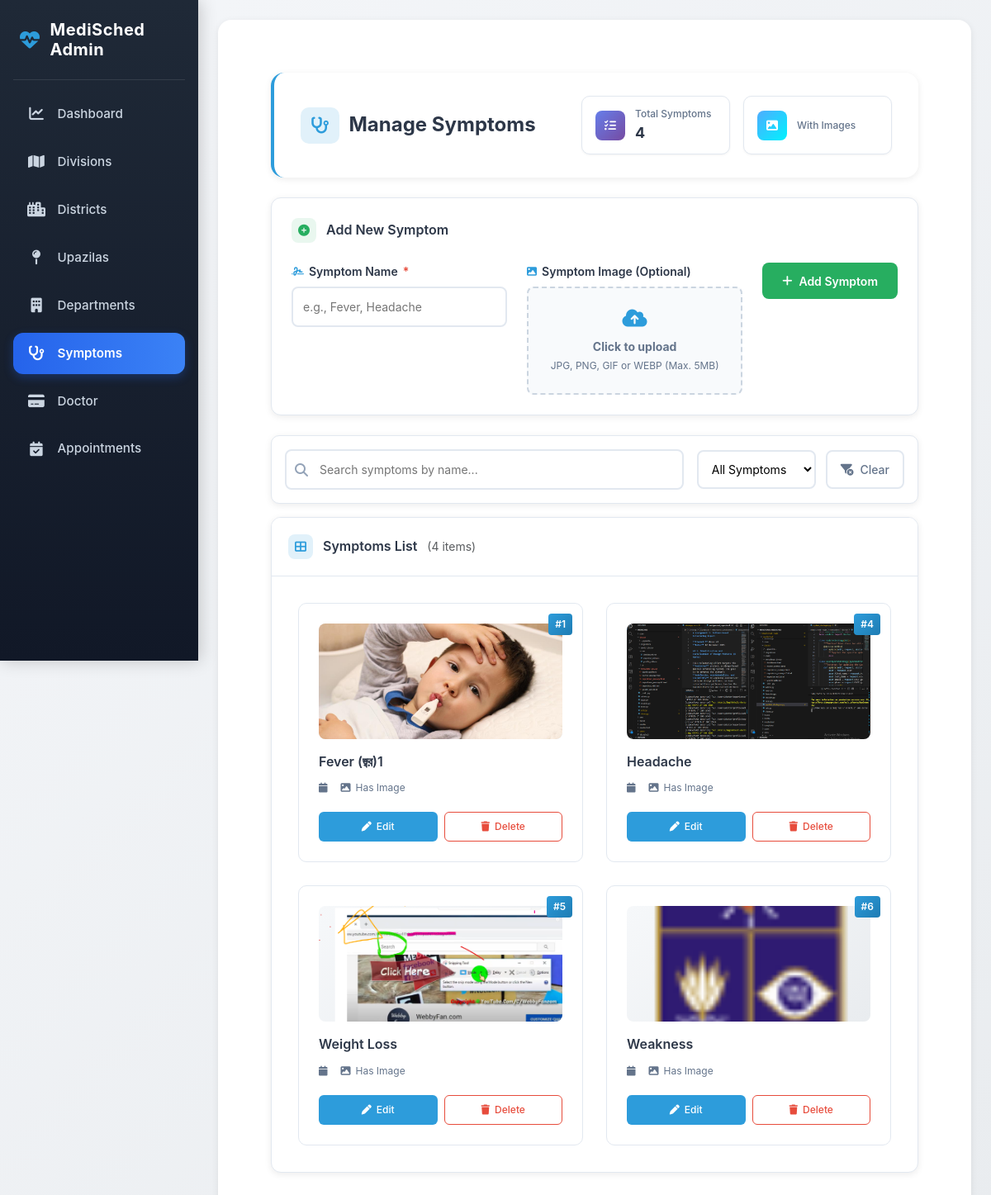
Before: /adminapp/symptoms/ with the older database file.
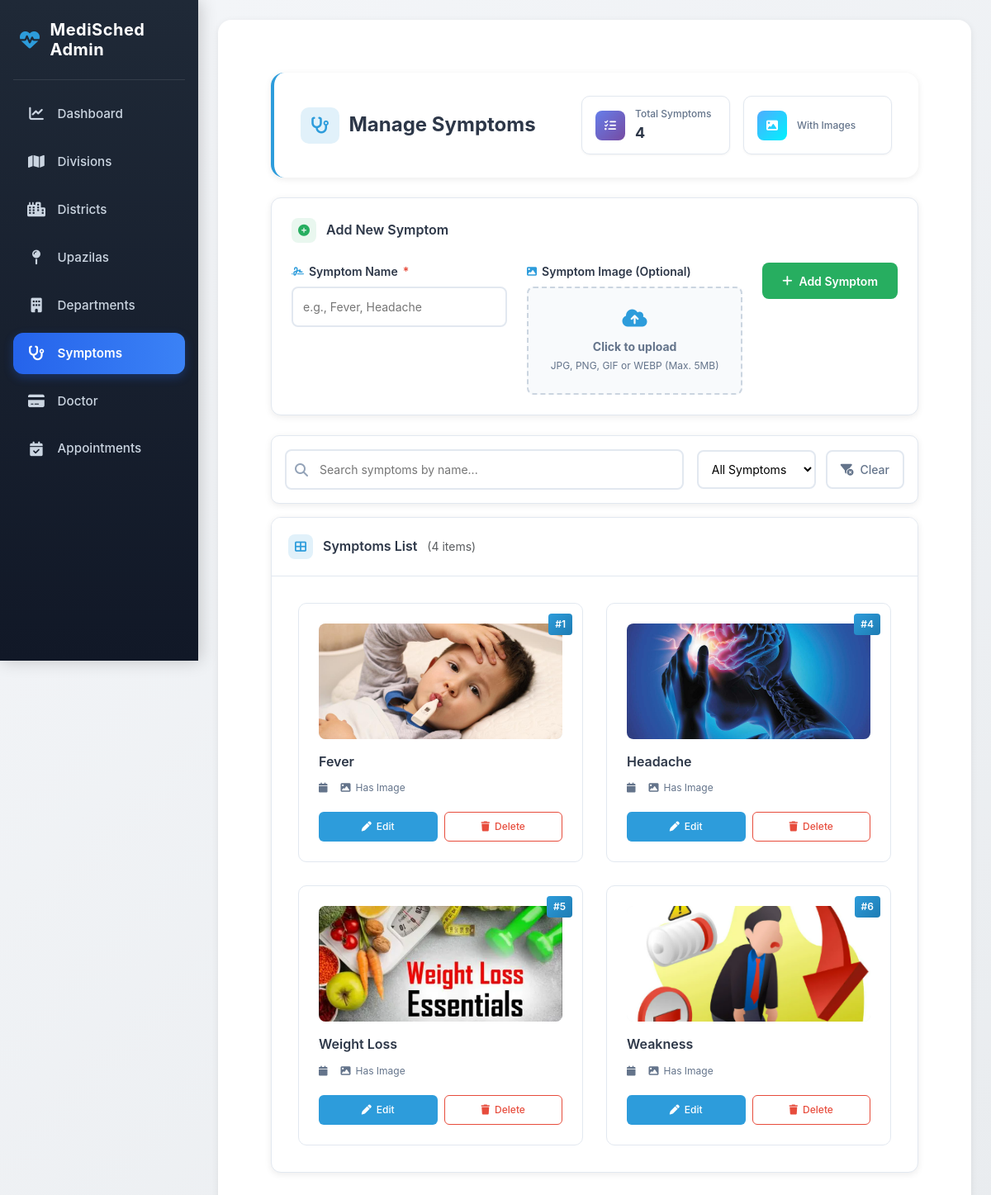
After: the same page with the newer database file.
### adminapp/models.py (models this page shows, shortened)
class Symptom(models.Model):
    symptom_name = models.CharField(max_length=100, unique=True)
    symptom_image = models.ImageField(upload_to='symptoms/', blank=True, null=True)

### adminapp/views.py (the view)
# urls.py: path('symptoms/', views.symptom_list, name='symptom_list'),
def symptom_list(request):
    symptoms = Symptom.objects.all()
    return render(request, 'adminapp/symptom_list.html', {'symptoms': symptoms})

### adminapp/templates/adminapp/symptom_list.html (shortened to what this page needs)
{% extends 'adminapp/base_admin.html' %}
{% load static %}
{% block content %}
<div class="container-fluid py-4">
    <div class="page-header">
        <div class="header-content">
            <h1 class="header-title">
                <i class="fa-solid fa-stethoscope"></i>
                Manage Symptoms
            </h1>
            <div class="stats-container">
                <div class="stat-card stat-total">
                    <div class="stat-icon">
                        <i class="fa-solid fa-list-check"></i>
                    </div>
                    <div class="stat-text">
                        <span class="stat-label">Total Symptoms</span>
                        <span class="stat-value">{{ symptoms|length }}</span>
                    </div>
                </div>
                <div class="stat-card stat-with-image">
                    <div class="stat-icon">
                        <i class="fa-solid fa-image"></i>
                    </div>
                    <div class="stat-text">
                        <span class="stat-label">With Images</span>
                    </div>
                </div>
            </div>
        </div>
    </div>
    <div class="add-symptom-card">
        <div class="card-header">
            <h2 class="card-title">
                <i class="fa-solid fa-plus-circle"></i>
                Add New Symptom
            </h2>
        </div>
        <form method="POST" action="{% url 'add_symptom' %}" enctype="multipart/form-data" id="addSymptomForm">
            <div class="form-grid">
                <div class="form-group">
                    <label class="form-label required">
                        <i class="fa-solid fa-signature"></i>
                        Symptom Name
                    </label>
                    <input type="text"
                           name="symptom_name"
                           class="form-control-custom"
                           placeholder="e.g., Fever, Headache"
                           required
                           maxlength="100">
                </div>
                <div class="form-group">
                    <label class="form-label">
                        <i class="fa-solid fa-image"></i>
                        Symptom Image (Optional)
                    </label>
                    <div class="file-input-wrapper">
                        <label for="symptomImage" class="file-label">
                            <i class="fa-solid fa-cloud-arrow-up"></i>
                            <div class="file-info">
                                <strong>Click to upload</strong>
                                <span>JPG, PNG, GIF or WEBP (Max. 5MB)</span>
                            </div>
                        </label>
                    </div>
                </div>
                <div class="form-group">
                    <button type="submit" class="btn btn-add" id="addBtn">
                        <i class="fa-solid fa-plus"></i>
                        Add Symptom
                    </button>
                </div>
            </div>
        </form>
    </div>
    <div class="filter-bar">
        <div class="filter-content">
            <div class="search-box">
                <i class="fa-solid fa-magnifying-glass"></i>
                <input type="text"
                       id="searchSymptoms"
                       class="form-control-custom search-input"
                       placeholder="Search symptoms by name...">
            </div>
            <div class="filter-controls">
                <div class="filter-select">
                    <select id="imageFilter" class="form-control-custom">
                        <option value="all">All Symptoms</option>
                    </select>
                </div>
                <button id="clearFilters" class="btn-clear">
                    <i class="fa-solid fa-filter-circle-xmark"></i>
                    Clear
                </button>
            </div>
        </div>
    </div>
    <div class="symptoms-container">
        <div class="container-header">
            <h3 class="container-title">
                <i class="fa-solid fa-table-cells-large"></i>
                Symptoms List
                {% if symptoms %}
                <span class="text-muted fw-normal" style="font-size: 0.875rem;">
                </span>
                {% endif %}
            </h3>
        </div>
        {% if symptoms %}
        <div class="symptoms-grid" id="symptomsGrid">
            {% for sym in symptoms %}
            <div class="symptom-card"
                 data-name="{{ sym.symptom_name|lower }}"
                 data-has-image="{% if sym.symptom_image %}with{% else %}without{% endif %}">
                <div class="card-id">#{{ sym.id }}</div>
                <div class="card-image">
                    {% if sym.symptom_image %}
                        <img src="{{ sym.symptom_image.url }}"
                             alt="{{ sym.symptom_name }}"
                             class="symptom-image">
                    {% else %}
                        <div class="no-image">
                            <i class="fa-solid fa-image"></i>
                            <span>No Image</span>
                        </div>
                    {% endif %}
                </div>
                <div class="card-content">
                    <h4 class="symptom-name">{{ sym.symptom_name }}</h4>
                    <div class="symptom-meta">
                        <div class="meta-item">
                            <i class="fa-solid fa-calendar"></i>
                        </div>
                        {% if sym.symptom_image %}
                        <div class="meta-item">
                            <i class="fa-solid fa-image"></i>
                            Has Image
                        </div>
                        {% endif %}
                    </div>
                    <div class="card-actions">
                        <a href="{% url 'edit_symptom' sym.id %}" class="btn-action btn-edit">
                            <i class="fa-solid fa-pen"></i>
                            Edit
                        </a>
                        <a href="{% url 'delete_symptom' sym.id %}"
                           class="btn-action btn-delete delete-btn"
                           data-name="{{ sym.symptom_name }}">
                            <i class="fa-solid fa-trash"></i>
                            Delete
                        </a>
                    </div>
                </div>
            </div>
            {% endfor %}
        </div>
        {% endif %}
    </div>
</div>
{% endblock %}

### adminapp/templates/adminapp/base_admin.html (shortened to what this page needs)
{% load static %}
<!DOCTYPE html>
<html lang="en">
<head>
  <link href="https://cdn.jsdelivr.net/npm/bootstrap@5.3.3/dist/css/bootstrap.min.css" rel="stylesheet">
  <link href="https://cdnjs.cloudflare.com/ajax/libs/font-awesome/6.5.0/css/all.min.css" rel="stylesheet">
</head>
<body>
  <div class="sidebar-wrapper" id="sidebarWrapper">
    <div class="sidebar">
      <div class="sidebar-header">
        <h4>
          <i class="fas fa-heartbeat"></i>
          MediSched Admin
        </h4>
      </div>
      <div class="sidebar-nav">
        <a href="{% url 'admin_dashboard' %}" class="sidebar-link {% if request.resolver_match.url_name == 'admin_dashboard' %}active{% endif %}">
          <i class="fa-solid fa-chart-line"></i> Dashboard
        </a>
        <a href="{% url 'division_list' %}" class="sidebar-link {% if request.resolver_match.url_name|slice:'0:8' == 'division' %}active{% endif %}">
          <i class="fa-solid fa-map"></i> Divisions
        </a>
        <a href="{% url 'district_list' %}" class="sidebar-link {% if request.resolver_match.url_name == 'district_list' %}active{% endif %}">
          <i class="fa-solid fa-city"></i> Districts
        </a>
        <a href="{% url 'upazila_list' %}" class="sidebar-link {% if request.resolver_match.url_name == 'upazila_list' %}active{% endif %}">
          <i class="fa-solid fa-map-pin"></i> Upazilas
        </a>
        <a href="{% url 'department_list' %}" class="sidebar-link {% if request.resolver_match.url_name == 'department_list' %}active{% endif %}">
          <i class="fa-solid fa-building"></i> Departments
        </a>
        <a href="{% url 'symptom_list' %}" class="sidebar-link {% if request.resolver_match.url_name == 'symptom_list' %}active{% endif %}">
          <i class="fa-solid fa-stethoscope"></i> Symptoms
        </a>
         <a href="{%url 'doctor_list'%}" class="sidebar-link {% if request.resolver_match.url_name == 'doctor_list' %}active{% endif %}">
          <i class="fa-solid fa-credit-card"></i> Doctor
        </a>
        <a href="{% url 'appointment_list' %}" class="sidebar-link {% if request.resolver_match.url_name == 'appointment_list' %}active{% endif %}">
          <i class="fa-solid fa-calendar-check"></i> Appointments
        </a>
      </div>
    </div>
  </div>
  <div class="content" id="mainContent">
    <div class="content-wrapper">
      {% block content %}
      {% endblock %}
    </div>
  </div>
</body>
</html>

### adminapp/templates/adminapp/base_admin.html (style rules this page uses)
:root { --primary-color: #2D9CDB; --secondary-color: #1f2937; --accent-color: #2563eb; --light-color: #f8f9fa; --dark-color: #1e293b; --success-color: #10b981; --warning-color: #f59e0b; --danger-color: #ef4444; --card-shadow: 0 4px 6px -1px rgba(0, 0, 0, 0.1), 0 2px 4px -1px rgba(0, 0, 0, 0.06); }
body { background: linear-gradient(135deg, #f4f6f9 0%, #e9ecef 100%); font-family: 'Inter', 'Segoe UI', system-ui, -apple-system, sans-serif; min-height: 100vh; overflow-x: hidden; }
.sidebar-wrapper { position: fixed; left: 0; top: 0; height: 100vh; width: 240px; background: linear-gradient(180deg, var(--secondary-color) 0%, #111827 100%); color: white; z-index: 1000; transition: all 0.3s cubic-bezier(0.4, 0, 0.2, 1); box-shadow: 2px 0 20px rgba(0, 0, 0, 0.2); overflow-y: auto; }
.sidebar { padding: 1.5rem 1rem; height: 100%; display: flex; flex-direction: column; }
.sidebar-header { padding: 0 0.5rem 1.5rem; border-bottom: 1px solid rgba(255, 255, 255, 0.1); margin-bottom: 1rem; }
.sidebar-header h4 { font-weight: 700; font-size: 1.25rem; letter-spacing: 0.5px; margin: 0; color: white; display: flex; align-items: center; gap: 0.75rem; }
.sidebar-header h4 i { color: var(--primary-color); font-size: 1.5rem; }
.sidebar-nav { flex: 1; }
.sidebar-link { display: flex; align-items: center; padding: 0.85rem 1rem; color: #cbd5e1; border-radius: 0.75rem; margin-bottom: 0.5rem; transition: all 0.3s cubic-bezier(0.4, 0, 0.2, 1); text-decoration: none; font-weight: 500; font-size: 0.95rem; position: relative; overflow: hidden; }
.sidebar-link i { margin-right: 0.85rem; font-size: 1.1rem; width: 24px; text-align: center; transition: all 0.3s; }
.sidebar-link.active { background: linear-gradient(90deg, var(--accent-color) 0%, #3b82f6 100%); color: white !important; font-weight: 600; transform: none; box-shadow: 0 4px 12px rgba(37, 99, 235, 0.3); }
.sidebar-link.active i { color: white; }
.content { margin-left: 240px; padding: 1.5rem; transition: all 0.3s cubic-bezier(0.4, 0, 0.2, 1); min-height: 100vh; }
.content-wrapper { background: white; border-radius: 1rem; padding: 2rem; box-shadow: var(--card-shadow); min-height: calc(100vh - 3rem); }

Changed rows visible on the page:
changed Symptom id 1: symptom_name "Fever (জ্বর)1" → "Fever"
changed Symptom "Headache": symptom_image: a different picture
changed Symptom "Weight Loss": symptom_image: a different picture
changed Symptom "Weakness": symptom_image: a different picture
